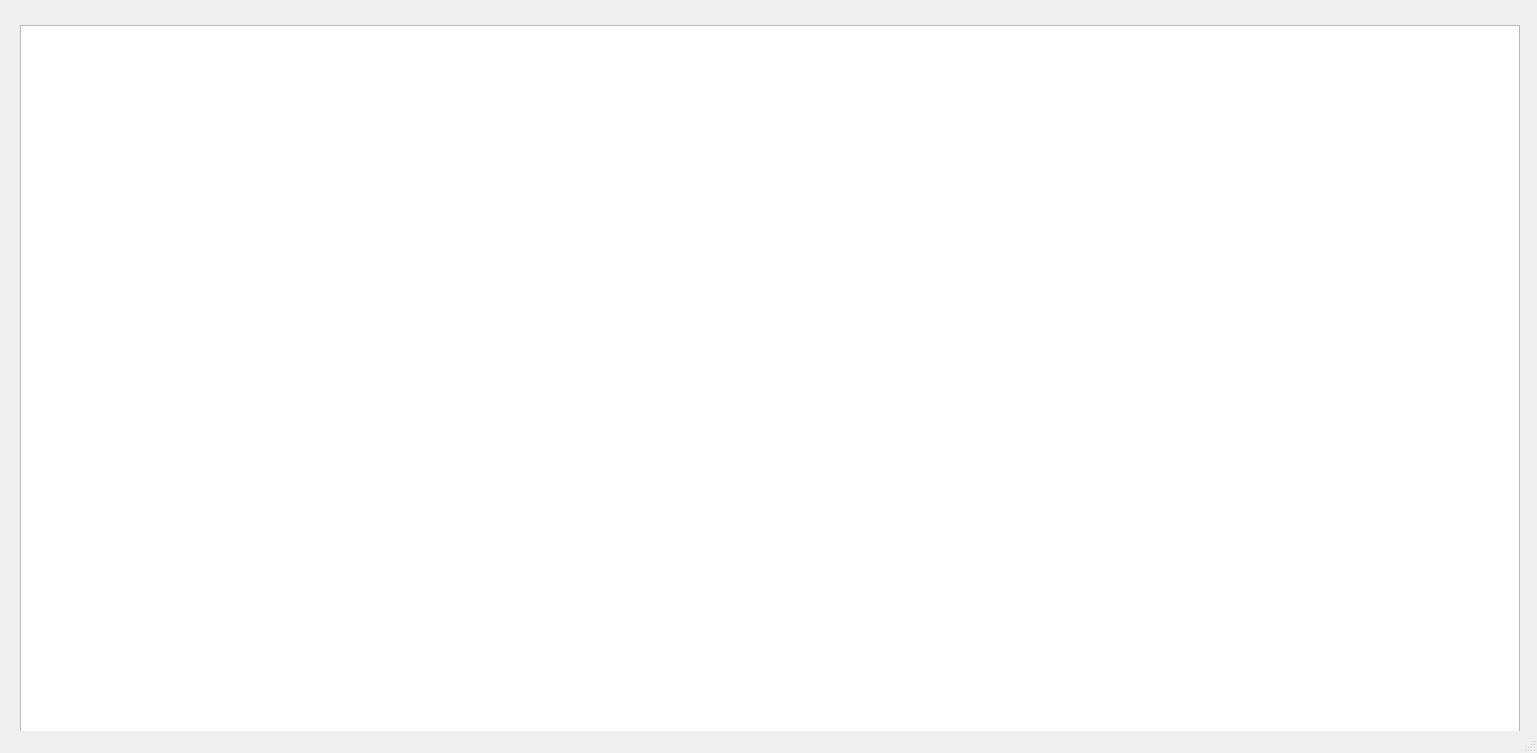
<?xml version="1.0" encoding="UTF-8"?>
<ui version="4.0">
 <class>Multijugador</class>
 <widget class="QMainWindow" name="Multijugador">
  <property name="geometry">
   <rect>
    <x>0</x>
    <y>0</y>
    <width>1537</width>
    <height>753</height>
   </rect>
  </property>
  <property name="windowTitle">
   <string>MainWindow</string>
  </property>
  <widget class="QWidget" name="centralwidget">
   <widget class="QGraphicsView" name="graphicsView">
    <property name="geometry">
     <rect>
      <x>20</x>
      <y>25</y>
      <width>1500</width>
      <height>750</height>
     </rect>
    </property>
   </widget>
  </widget>
  <widget class="QMenuBar" name="menubar">
   <property name="geometry">
    <rect>
     <x>0</x>
     <y>0</y>
     <width>1537</width>
     <height>21</height>
    </rect>
   </property>
  </widget>
  <widget class="QStatusBar" name="statusbar"/>
 </widget>
 <resources/>
 <connections/>
</ui>
